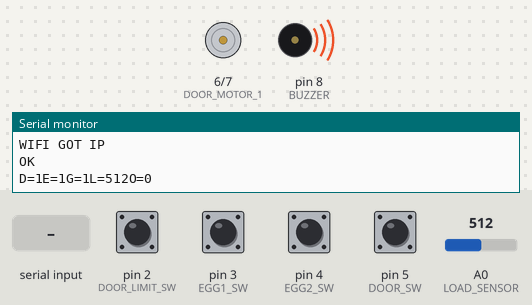
Bench run of a sketch on a simulated Arduino Mega 2560, built with avr-gcc and run on an emulated ATmega2560. Shown: motor-driver pin pairs drawn as motors (green arrow = first pin HIGH = forward, orange = second pin HIGH = backward, longer = more drive), buzzer (waves = sounding, pin HIGH), the last lines printed to the serial monitor. Inputs (shaded band) come from the test bench; at power-on: pin 2 (DOOR_LIMIT_SW), pin 3 (EGG1_SW), pin 4 (EGG2_SW), pin 5 (DOOR_SW) HIGH, A0 (LOAD_SENSOR) = 512. The modem accepts every AT command (registered, SIM ready, sends succeed) and sends nothing else.

Above: at 19.7 s.
19.8 s: pin 5 (DOOR_SW) pulled LOW for 1 s
At 20.4 s:
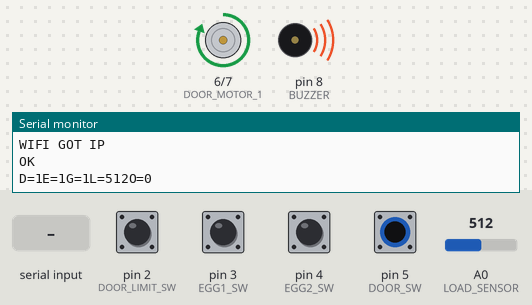
At 21.2 s:
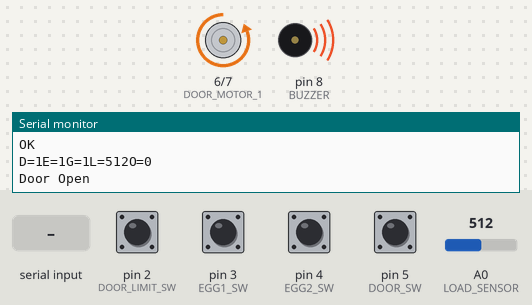
22.9 s: "1" received over the second serial link
At 28.5 s:
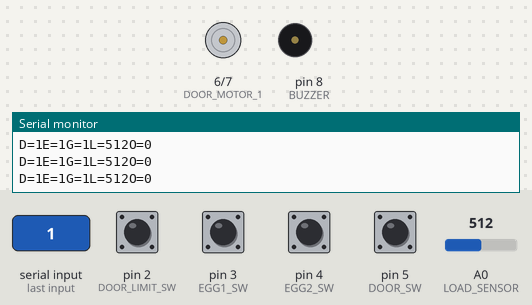
Timing chart, 0 to 42.9 s (numbered marks = the images above; inputs shaded):
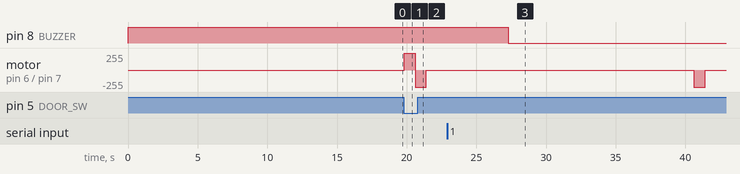

Measured:
- after the input at 19.8 s, motor on pin 6 (DOOR_MOTOR_1) / pin 7 (DOOR_MOTOR_2): stopped → forward 255/255 at once, → backward 255/255 0.80 s later, → stopped 0.81 s later
- after the input at 22.9 s, pin 8 (BUZZER): HIGH → LOW after 4.4 s instead of 3.4 s

The sketch:

SmartFridge.ino
```cpp
//!!AUM!!
#define LOAD_SENSOR     A0
#define DOOR_LIMIT_SW   2
#define EGG1_SW         3
#define EGG2_SW         4
#define DOOR_SW         5
#define DOOR_MOTOR_1    6
#define DOOR_MOTOR_2    7
#define BUZZER          8

#define INPUT_DATA_BUFF_SIZE    50
#define BUFF_MAX                100
int     Adc_buff[BUFF_MAX];


int crnt_match_point = 0;
char browser_LinkID = 0,App_LinkID = 0,Module_LinkID = 0;
char AppContDataSending = 0;
int ContSending_timer = 0;
unsigned char wifi_error_flag = 0;

int base_ms=0;

void setup()
{ pinMode(DOOR_LIMIT_SW,INPUT_PULLUP);
  pinMode(EGG1_SW,INPUT_PULLUP);
  pinMode(EGG2_SW,INPUT_PULLUP);
  pinMode(DOOR_SW,INPUT_PULLUP);
  pinMode(DOOR_MOTOR_1,OUTPUT);
  pinMode(DOOR_MOTOR_2,OUTPUT);
  pinMode(BUZZER,OUTPUT);
  digitalWrite(DOOR_MOTOR_1,LOW);
  digitalWrite(DOOR_MOTOR_2,LOW);
  digitalWrite(BUZZER,HIGH);

  delay(5000);
  Serial.begin(115200);
  Serial1.begin(115200);

  if(!AT_test())
  { Serial.print("WIFI MODULE ERR ");
  }
  if(!client_setup())
  { Serial.print("CLIENT CONN ERR ");
  }
}


byte egg1_status = 0,egg2_status = 0,door_status = 0,door_flag = 0,door_counter = 0;
unsigned int load_value = 0,Send_Load_value = 0;

void loop()
{ int i = 0;
  long ADC_Avg = 0;
  unsigned int analog_value = analogRead(LOAD_SENSOR);
  for(i = 0; i < BUFF_MAX-1 ; i++)
  {   Adc_buff[i] = Adc_buff[i+1];
      ADC_Avg += Adc_buff[i];
  }
  Adc_buff[BUFF_MAX-1] = analog_value;
  ADC_Avg += Adc_buff[BUFF_MAX-1];
  ADC_Avg /= BUFF_MAX;
  load_value = ADC_Avg;


  if(!digitalRead(DOOR_SW))
  { if(door_flag == 0)
    { door_flag = 1;
      digitalWrite(DOOR_MOTOR_1,HIGH);
      digitalWrite(DOOR_MOTOR_2,LOW);
      delay(800);
      digitalWrite(DOOR_MOTOR_1,LOW);
      digitalWrite(DOOR_MOTOR_2,LOW);
      Serial.println("Door Open");
    }
    else
    { door_flag = 0;
      digitalWrite(DOOR_MOTOR_2,HIGH);
      digitalWrite(DOOR_MOTOR_1,LOW);
      delay(800);
      digitalWrite(DOOR_MOTOR_1,LOW);
      digitalWrite(DOOR_MOTOR_2,LOW);
      Serial.println("Door Close");
    }
  }


  GET_NEW_DATA();
  delay(10);
  base_ms++;
  if(base_ms < 100) return;
  base_ms = 0;
  if(load_value < 230)  Send_Load_value = map(load_value , 0 , 200 , 2 , 0);
  else                  Send_Load_value = 0;

  if(digitalRead(DOOR_LIMIT_SW))    door_status = 1;
  else
  { door_status = 0;
    digitalWrite(BUZZER,HIGH);
  }

  if(digitalRead(EGG1_SW))          egg1_status = 1;
  else                              egg1_status = 0;

  if(digitalRead(EGG2_SW))          egg2_status = 1;
  else                              egg2_status = 0;

  if(door_status == 1)
  { door_counter++;
    if(door_counter > 15)
    { door_counter = 0;
      door_flag = 0;
      digitalWrite(DOOR_MOTOR_2,HIGH);
      digitalWrite(DOOR_MOTOR_1,LOW);
      delay(800);
      digitalWrite(DOOR_MOTOR_1,LOW);
      digitalWrite(DOOR_MOTOR_2,LOW);
      Serial.println("Door Close");
    }
    if(door_counter > 5)      digitalWrite(BUZZER,LOW);
  }
  else  door_counter = 0;

  Serial.println("D=" +String(door_status)+ "E="+ String(egg1_status)+ "G="+String(egg2_status)+ "L="+String(load_value)+"O="+String(Send_Load_value));
  Send_Continously();
}

void Send_Continously(void)
{ ContSending_timer++;
  if(ContSending_timer < 10) return;
  ContSending_timer = 0;

  SEND_DATA();
}


void SEND_DATA(void)
{ if(!AT_CIPSTART())
  {  Serial.print(F("TCP CONNECT ERR"));
     return;
  }
  if(AT_CIPSEND())
  { Serial.print(F(" DATA SEND      "));
  }
  else
  { Serial.print(F("DATA SENDING ERR"));
  }
//  AT_CIPCLOSE();
}


void GET_NEW_DATA(void)
{ if (Serial1.available() == 0) return;
  String Data = "";
  Data = readData(1000);
  byte temp = 0;
  char str_to_char_buff[INPUT_DATA_BUFF_SIZE];
  Data.toCharArray(str_to_char_buff,50);

  if(compare_string(Data, (char *)"+IPD,",5))
  { temp =  crnt_match_point;
    if(compare_string(Data, (char *)"PP_",4))
    { App_LinkID = str_to_char_buff[temp];
      return;
     }
  }

  if(compare_string(Data, (char *)"CLOSED",6))
  { if(str_to_char_buff[crnt_match_point-8] == App_LinkID)  AppContDataSending = 0;
  }

}

bool client_setup(void)
{ AT_RESTORE();
  AT_CWMODE(3);
  AT_CIPMUX();
//  if(!AT_CWSAP("MY_WifiRouter","1234567890"))  return false;
  if(!AT_CWJAP("LENOVO","1234567890"))
  {   Serial1.println("Not Connected to server");
      return false;
  }
  return true;
}


void AT_CIPCLOSE(void)
{ String data = "";
  Serial1.println("AT+CIPCLOSE=1");
  data = readData(1000);
}

bool AT_CIPSTART(void)
{ String data = "";
  bool return_flag = 0;
  Serial1.println("AT+CIPSTART=1,\"TCP\",\"smartrefrigerator35.000webhostapp.com\",80");
  data = readData(3000);
  return_flag = compare_string(data,(char *)"1,CONNECT",9);
  return(return_flag);
}
//https://smartrefrigerator35.000webhostapp.com/receive.php?D=1&E=2&G=3&L=4

bool AT_CIPSEND(void)
{ String Senddata = "GET /receive.php?D=" +String(door_status)+ "&E="+ String(egg1_status)+ "&G="+String(egg2_status)+ "&L="+String(Send_Load_value)+" HTTP/1.1\r\nHost: smartrefrigerator35.000webhostapp.com\r\n\r\n";
  int Str_length = Senddata.length();
  String data = "";
  Serial1.print("AT+CIPSEND=1,");
  Serial1.println(Str_length,DEC);
  data = readData(1000);
  if(compare_string(data,(char *)">",1))
  { Serial1.println(Senddata);
    data = readData(10000);
    if(compare_string(data,(char *)"SEND OK",7))
    { return true;
    }
  }
  return false;
}


bool AT_test(void)
{ String data = "";
  Serial1.println(F("AT"));
  data = readData(500);
  return(compare_string(data,(char *)"OK",2));
}

void AT_RESTORE(void)
{ Serial1.println(F("AT+RESTORE"));
  readData(2000);
}

void AT_CWMODE(char Mode)
{ Serial1.print(F("AT+CWMODE="));
  Serial1.println(Mode,DEC);
  readData(500);
}

void AT_CIPMUX(void)
{ String data = "";
  Serial1.println(F("AT+CIPMUX=1"));
  data = readData(500);
}


bool AT_CWSAP(String My_WifiName,String My_Wifipswd)
{
  String data = "";
  Serial1.print(F("AT+CWSAP=\""));
  Serial1.print(My_WifiName);
  Serial1.print(F("\",\""));
  Serial1.print(My_Wifipswd);
  Serial1.println(F("\",5,3"));
  data = readData(5000);
  return (compare_string(data, (char *)"OK", 2));
}


bool AT_CWJAP(String ipaddr,String passwrd)
{
  String data = "";
  bool return_flag = 0;
  Serial1.print("AT+CWJAP=\"");
  Serial1.print(ipaddr);
  Serial1.print("\",\"");
  Serial1.print(passwrd);
  Serial1.println("\"");
  data = readData(10000);
  return(compare_string(data,(char *)"WIFI CONNECTED",14));
}


bool AT_CIPSERVER(int port_num)
{
  String data = "";
  Serial1.print(F("AT+CIPSERVER=1,"));
  Serial1.println(port_num,DEC);
  data = readData(500);
  return(compare_string(data,(char *)"OK",2));
}

bool compare_string(String main_str,char *sub_str,char String2_size)
{ int main_str_length = 0,i = 0;
  main_str_length  = main_str.length();
  while(main_str_length != i)
  { if(main_str.substring(i,i + String2_size) == sub_str)
    { crnt_match_point = i+String2_size;
      return true;
    }
    i++;
  }
  return false;
}

String readData(unsigned long timeout)
{   String data = "";
    unsigned long t = millis();
    while(millis() - t < timeout)
    { if(Serial1.available() > 0)
      {   char r = Serial1.read();
          data += r;
          t = millis();
      }
    }
    Serial.println(data);
    return data;
}
```
